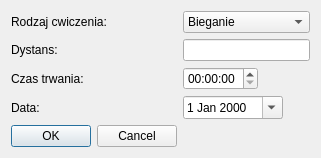
      <widget class="QWidget" name="page_3">
       <layout class="QFormLayout" name="formLayout">
        <item row="0" column="0">
         <widget class="QLabel" name="label_5">
          <property name="text">
           <string>Rodzaj cwiczenia:     </string>
          </property>
         </widget>
        </item>
        <item row="0" column="1">
         <widget class="QComboBox" name="rodzajCardioEdit">
          <property name="maximumSize">
           <size>
            <width>200</width>
            <height>16777215</height>
           </size>
          </property>
          <item>
           <property name="text">
            <string>Bieganie</string>
           </property>
          </item>
          <item>
           <property name="text">
            <string>Spacer</string>
           </property>
          </item>
          <item>
           <property name="text">
            <string>Jazda na rowerze</string>
           </property>
          </item>
          <item>
           <property name="text">
            <string>Plywanie</string>
           </property>
          </item>
         </widget>
        </item>
        <item row="1" column="0">
         <widget class="QLabel" name="label_6">
          <property name="text">
           <string>Dystans:</string>
          </property>
         </widget>
        </item>
        <item row="1" column="1">
         <widget class="QLineEdit" name="dystansCardioEdit">
          <property name="maximumSize">
           <size>
            <width>150</width>
            <height>16777215</height>
           </size>
          </property>
          <property name="text">
           <string/>
          </property>
          <property name="placeholderText">
           <string/>
          </property>
         </widget>
        </item>
        <item row="2" column="0">
         <widget class="QLabel" name="label_7">
          <property name="text">
           <string>Czas trwania:</string>
          </property>
         </widget>
        </item>
        <item row="2" column="1">
         <widget class="QTimeEdit" name="timeCardioEdit">
          <property name="maximumSize">
           <size>
            <width>75</width>
            <height>16777215</height>
           </size>
          </property>
         </widget>
        </item>
        <item row="4" column="0">
         <widget class="QLabel" name="label_8">
          <property name="text">
           <string>Data:</string>
          </property>
         </widget>
        </item>
        <item row="4" column="1">
         <widget class="QDateEdit" name="dataCardioEdit">
          <property name="maximumSize">
           <size>
            <width>100</width>
            <height>16777215</height>
           </size>
          </property>
          <property name="calendarPopup">
           <bool>true</bool>
          </property>
         </widget>
        </item>
        <item row="5" column="0">
         <widget class="QDialogButtonBox" name="buttonBoxCardio">
          <property name="minimumSize">
           <size>
            <width>0</width>
            <height>0</height>
           </size>
          </property>
          <property name="contextMenuPolicy">
           <enum>Qt::DefaultContextMenu</enum>
          </property>
          <property name="layoutDirection">
           <enum>Qt::LeftToRight</enum>
          </property>
          <property name="orientation">
           <enum>Qt::Horizontal</enum>
          </property>
          <property name="standardButtons">
           <set>QDialogButtonBox::Cancel|QDialogButtonBox::Ok</set>
          </property>
         </widget>
        </item>
       </layout>
      </widget>
